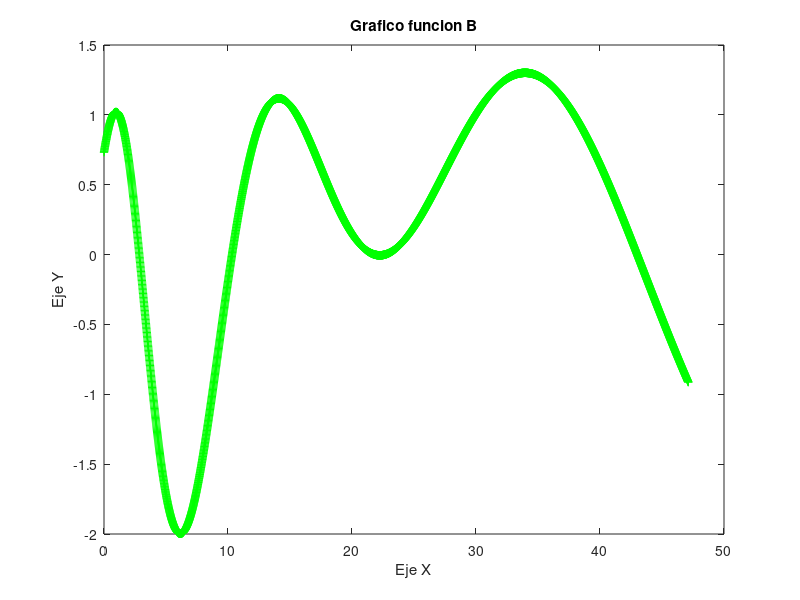

Write the MATLAB code that produced this figure.
function [] = graficar_b()
x = [0:.01:15*pi];
poly1 = polyval([1 9],x);
poly2 = polyval([4 32],x);

y = sin(6*log(poly1)/log(2)) + cos(7*log(poly2)/log(6));
plot(x,y,'g + ')
title('Grafico funcion B')
xlabel('Eje X')
ylabel('Eje Y')

end

